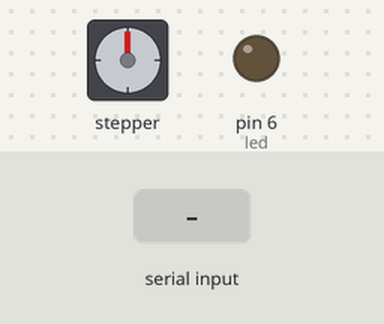
This sketch was run on a simulated Arduino Uno, built with avr-gcc and run on an emulated ATmega328P. On the bench: stepper motor, output pins drawn as LEDs (lit = HIGH). The inputs (shaded band) are chosen by the test bench. Stepper angles assume 4096 steps per turn.

Above: at 1.2 s.
1.3 s: "A" received over Serial
At 2.74 s:
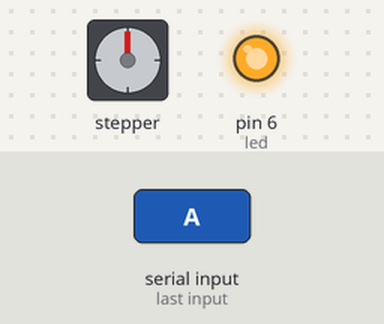
4.3 s: "V" received over Serial
At 7.18 s:
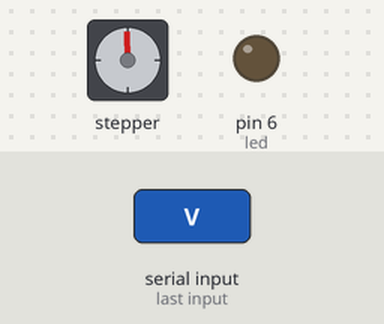
Timing chart, 0 to 16.3 s (numbered marks = the images above; inputs shaded):
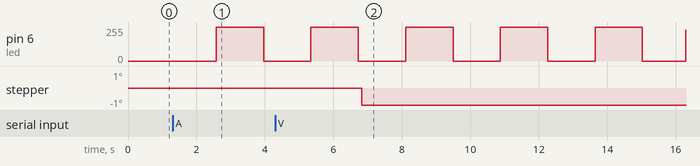

Measured:
- after the input at 1.3 s, pin 6 (led): 0/255 → 255/255 after 1.3 s, → 0/255 1.4 s later

The sketch:

Mecha_Tahu_vol3.ino
```cpp
#include <CustomStepper.h>
#include <AccelStepper.h>// Подключаем библиотеку управления шаговым двигателем. По умолчанию настроена на двигатель 28BYJ-48-5V
//CustomStepper stepper(8, 9, 10, 11);  // Указываем пины, к которым подключен драйвер шагового двигателя
#define HALFSTEP 8
AccelStepper stepper1(HALFSTEP, 8, 10, 9, 11);
int val;
int mot;
int i;
int led;
int IN;
int ROT;
void setup()
{
  stepper1.setMaxSpeed(2000.0);
  stepper1.setAcceleration(200.0);
  stepper1.setSpeed(2000);
  Serial.begin(9600);
  led = 6;
  pinMode(led, OUTPUT); // 13 пин – светодиод, объявляется как выход
  stepper1.setCurrentPosition(0);
  stepper1. moveTo(0);
  //stepper.setRPM(35);                 // Устанавливаем кол-во оборотов в минуту
  //stepper.setSPR(2048);       // Устанавливаем кол-во шагов на полный оборот. Максимальное значение 4075.7728395
}
void loop()
{

  // if (Serial.available()) // проверка поданных команд
  // {
  IN = Serial.read();
  if (IN == '1') {
    val = 1;
  }
  if (IN == '0') {
    val = 0;
  }
  if (IN == '3') {
    val = 3;
  }
  if (IN == '4') {
    val = 4;
  }
  if (IN == 'A') {
    val = 5;
  }


  if (val == 1) {
    i = 255;
    analogWrite(led, i); // при 1 включается светодиод
  }
  if (val == 0) {
    i = 0;
    analogWrite(led, 0); // при 0 выключается светодиод
  }
  if (val == 3) {
    val = -1;
    if (i < 255) {
      i += 15;
      analogWrite(led, i);
    }
  }
  if (val == 4) {
    val = -1;
    if (i > 0) {
      i -= 15;
      if (i < 0) {
        i = 0;
      }
      analogWrite(led, i);
    }
  }


  // }
  while (val == 5) {

    IN = Serial.read();


      if (IN == 'V') {
    mot = 1;
  }
  if (mot == 1) {

    stepper1.moveTo(-7500);

  }

  if (IN == 'E') {
    mot = 3;
  }
  if (mot == 3) {

    stepper1.moveTo(7500);
    }

  if (IN == 'M') {
    mot = 4;
  }
  if (mot == 4) {

    stepper1.moveTo(-2000);

  }

  if (IN == 'O') {
    mot = 5;
  }
  if (mot == 5) {

    stepper1.moveTo(2000);

  }

  if (IN == '9') {
    mot = 2;
  }
  if (mot == 2){
    stepper1.moveTo(0);
  }
    if (IN == '1') {
      val = 1;
      break;
    }
    if (IN == '0') {
      val = 0;
      break;
    }
    if (IN == '3') {
      val = 3;
      break;
    }
    if (IN == '4') {
      val = 4;
      break;
    }
     stepper1.run();
    for (i = 0; i <= 255; i++) {
      analogWrite(led, i);
      delay(5);
    }
    delay(100);
    for (i = 255; i >= 0; i--) {
      analogWrite(led, i);
      delay(5);
    }
    delay(100);

    stepper1.run();
  }


  if (IN == 'V') {
    mot = 1;
  }
  if (mot == 1) {

    stepper1.moveTo(-7500);

  }

  if (IN == 'E') {
    mot = 3;
  }
  if (mot == 3) {

    stepper1.moveTo(7500);
    }

  if (IN == 'M') {
    mot = 4;
  }
  if (mot == 4) {

    stepper1.moveTo(-2000);

  }

  if (IN == 'O') {
    mot = 5;
  }
  if (mot == 5) {

    stepper1.moveTo(2000);

  }

  if (IN == '9') {
    mot = 2;
  }
  if (mot == 2){
    stepper1.moveTo(0);
  }
  stepper1.run();
}
```
